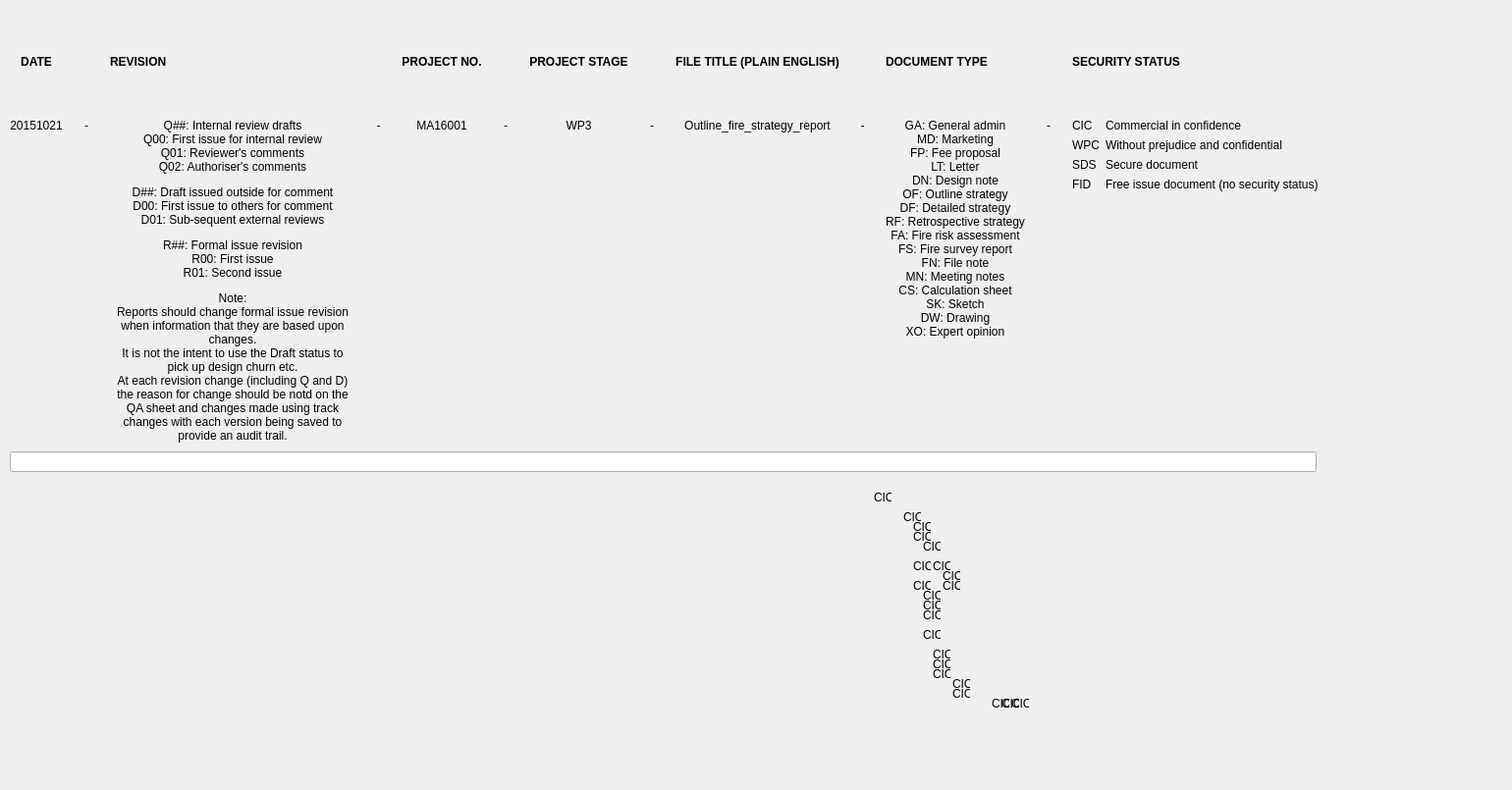
<?xml version="1.0" encoding="UTF-8"?>
<ui version="4.0">
 <class>dialog_6_1_naming_convention</class>
 <widget class="QDialog" name="dialog_6_1_naming_convention">
  <property name="geometry">
   <rect>
    <x>0</x>
    <y>0</y>
    <width>1540</width>
    <height>805</height>
   </rect>
  </property>
  <property name="windowTitle">
   <string>OFR Naming Convention</string>
  </property>
  <widget class="QWidget" name="gridLayoutWidget">
   <property name="geometry">
    <rect>
     <x>10</x>
     <y>10</y>
     <width>1333</width>
     <height>441</height>
    </rect>
   </property>
   <layout class="QGridLayout" name="gridLayout">
    <item row="0" column="2">
     <widget class="QLabel" name="label_15">
      <property name="font">
       <font>
        <weight>75</weight>
        <bold>true</bold>
       </font>
      </property>
      <property name="text">
       <string>REVISION</string>
      </property>
      <property name="textFormat">
       <enum>Qt::PlainText</enum>
      </property>
     </widget>
    </item>
    <item row="1" column="9">
     <widget class="QLabel" name="label_13">
      <property name="text">
       <string>-</string>
      </property>
      <property name="alignment">
       <set>Qt::AlignHCenter|Qt::AlignTop</set>
      </property>
     </widget>
    </item>
    <item row="1" column="10">
     <widget class="QLabel" name="label_6">
      <property name="text">
       <string>GA: General admin
MD: Marketing
FP: Fee proposal
LT: Letter
DN: Design note
OF: Outline strategy
DF: Detailed strategy
RF: Retrospective strategy
FA: Fire risk assessment
FS: Fire survey report
FN: File note
MN: Meeting notes
CS: Calculation sheet
SK: Sketch
DW: Drawing
XO: Expert opinion</string>
      </property>
      <property name="alignment">
       <set>Qt::AlignHCenter|Qt::AlignTop</set>
      </property>
     </widget>
    </item>
    <item row="0" column="12">
     <widget class="QLabel" name="label_20">
      <property name="font">
       <font>
        <weight>75</weight>
        <bold>true</bold>
       </font>
      </property>
      <property name="text">
       <string>SECURITY STATUS</string>
      </property>
      <property name="textFormat">
       <enum>Qt::PlainText</enum>
      </property>
     </widget>
    </item>
    <item row="1" column="6">
     <widget class="QLabel" name="label_4">
      <property name="text">
       <string>WP3</string>
      </property>
      <property name="alignment">
       <set>Qt::AlignHCenter|Qt::AlignTop</set>
      </property>
     </widget>
    </item>
    <item row="1" column="3">
     <widget class="QLabel" name="label_9">
      <property name="text">
       <string>-</string>
      </property>
      <property name="alignment">
       <set>Qt::AlignHCenter|Qt::AlignTop</set>
      </property>
     </widget>
    </item>
    <item row="0" column="8">
     <widget class="QLabel" name="label_18">
      <property name="font">
       <font>
        <weight>75</weight>
        <bold>true</bold>
       </font>
      </property>
      <property name="text">
       <string>FILE TITLE (PLAIN ENGLISH)</string>
      </property>
      <property name="textFormat">
       <enum>Qt::PlainText</enum>
      </property>
      <property name="alignment">
       <set>Qt::AlignCenter</set>
      </property>
     </widget>
    </item>
    <item row="0" column="0">
     <widget class="QLabel" name="label_16">
      <property name="font">
       <font>
        <weight>75</weight>
        <bold>true</bold>
       </font>
      </property>
      <property name="text">
       <string>DATE</string>
      </property>
      <property name="textFormat">
       <enum>Qt::PlainText</enum>
      </property>
      <property name="alignment">
       <set>Qt::AlignCenter</set>
      </property>
     </widget>
    </item>
    <item row="0" column="4">
     <widget class="QLabel" name="label_14">
      <property name="font">
       <font>
        <weight>75</weight>
        <bold>true</bold>
       </font>
      </property>
      <property name="text">
       <string>PROJECT NO.</string>
      </property>
      <property name="textFormat">
       <enum>Qt::PlainText</enum>
      </property>
      <property name="alignment">
       <set>Qt::AlignCenter</set>
      </property>
     </widget>
    </item>
    <item row="0" column="6">
     <widget class="QLabel" name="label_17">
      <property name="font">
       <font>
        <weight>75</weight>
        <bold>true</bold>
       </font>
      </property>
      <property name="text">
       <string>PROJECT STAGE</string>
      </property>
      <property name="textFormat">
       <enum>Qt::PlainText</enum>
      </property>
      <property name="alignment">
       <set>Qt::AlignCenter</set>
      </property>
     </widget>
    </item>
    <item row="1" column="5">
     <widget class="QLabel" name="label_10">
      <property name="text">
       <string>-</string>
      </property>
      <property name="alignment">
       <set>Qt::AlignHCenter|Qt::AlignTop</set>
      </property>
     </widget>
    </item>
    <item row="1" column="11">
     <widget class="QLabel" name="label_12">
      <property name="text">
       <string>-</string>
      </property>
      <property name="alignment">
       <set>Qt::AlignHCenter|Qt::AlignTop</set>
      </property>
     </widget>
    </item>
    <item row="1" column="1">
     <widget class="QLabel" name="label_8">
      <property name="text">
       <string>-</string>
      </property>
      <property name="alignment">
       <set>Qt::AlignHCenter|Qt::AlignTop</set>
      </property>
     </widget>
    </item>
    <item row="0" column="10">
     <widget class="QLabel" name="label_19">
      <property name="font">
       <font>
        <weight>75</weight>
        <bold>true</bold>
       </font>
      </property>
      <property name="text">
       <string>DOCUMENT TYPE</string>
      </property>
      <property name="textFormat">
       <enum>Qt::PlainText</enum>
      </property>
     </widget>
    </item>
    <item row="1" column="0">
     <widget class="QLabel" name="label">
      <property name="sizePolicy">
       <sizepolicy hsizetype="Minimum" vsizetype="Minimum">
        <horstretch>0</horstretch>
        <verstretch>0</verstretch>
       </sizepolicy>
      </property>
      <property name="text">
       <string>20151021</string>
      </property>
      <property name="alignment">
       <set>Qt::AlignHCenter|Qt::AlignTop</set>
      </property>
     </widget>
    </item>
    <item row="1" column="7">
     <widget class="QLabel" name="label_11">
      <property name="text">
       <string>-</string>
      </property>
      <property name="alignment">
       <set>Qt::AlignHCenter|Qt::AlignTop</set>
      </property>
     </widget>
    </item>
    <item row="1" column="8">
     <widget class="QLabel" name="label_5">
      <property name="text">
       <string>Outline_fire_strategy_report</string>
      </property>
      <property name="alignment">
       <set>Qt::AlignHCenter|Qt::AlignTop</set>
      </property>
     </widget>
    </item>
    <item row="1" column="4">
     <widget class="QLabel" name="label_3">
      <property name="text">
       <string>MA16001</string>
      </property>
      <property name="alignment">
       <set>Qt::AlignHCenter|Qt::AlignTop</set>
      </property>
     </widget>
    </item>
    <item row="1" column="2">
     <widget class="QLabel" name="label_2">
      <property name="minimumSize">
       <size>
        <width>250</width>
        <height>0</height>
       </size>
      </property>
      <property name="maximumSize">
       <size>
        <width>250</width>
        <height>600</height>
       </size>
      </property>
      <property name="text">
       <string>&lt;html&gt;&lt;head/&gt;&lt;body&gt;&lt;p&gt;Q##: Internal review drafts&lt;br/&gt;Q00: First issue for internal review&lt;br/&gt;Q01: Reviewer's comments&lt;br/&gt;Q02: Authoriser's comments&lt;/p&gt;&lt;p&gt;D##: Draft issued outside for comment&lt;br/&gt;D00: First issue to others for comment&lt;br/&gt;D01: Sub-sequent external reviews&lt;/p&gt;&lt;p&gt;R##: Formal issue revision&lt;br/&gt;R00: First issue&lt;br/&gt;R01: Second issue&lt;/p&gt;&lt;p&gt;Note:&lt;br/&gt;Reports should change formal issue revision when information that they are based upon changes.&lt;br/&gt;It is not the intent to use the Draft status to pick up design churn etc.&lt;br/&gt;At each revision change (including Q and D) the reason for change should be notd on the QA sheet and changes made using track changes with each version being saved to provide an audit trail.&lt;/p&gt;&lt;/body&gt;&lt;/html&gt;</string>
      </property>
      <property name="alignment">
       <set>Qt::AlignHCenter|Qt::AlignTop</set>
      </property>
      <property name="wordWrap">
       <bool>true</bool>
      </property>
     </widget>
    </item>
    <item row="1" column="12">
     <layout class="QFormLayout" name="formLayout_2">
      <item row="0" column="0">
       <widget class="QLabel" name="label_22">
        <property name="text">
         <string>&lt;html&gt;&lt;head/&gt;&lt;body&gt;&lt;p&gt;CIC&lt;/p&gt;&lt;/body&gt;&lt;/html&gt;</string>
        </property>
        <property name="alignment">
         <set>Qt::AlignLeading|Qt::AlignLeft|Qt::AlignTop</set>
        </property>
       </widget>
      </item>
      <item row="0" column="1">
       <widget class="QLabel" name="label_29">
        <property name="text">
         <string>&lt;html&gt;&lt;head/&gt;&lt;body&gt;&lt;p&gt;Commercial in confidence&lt;/p&gt;&lt;/body&gt;&lt;/html&gt;</string>
        </property>
        <property name="alignment">
         <set>Qt::AlignLeading|Qt::AlignLeft|Qt::AlignTop</set>
        </property>
       </widget>
      </item>
      <item row="1" column="0">
       <widget class="QLabel" name="label_28">
        <property name="text">
         <string>&lt;html&gt;&lt;head/&gt;&lt;body&gt;&lt;p&gt;WPC&lt;/p&gt;&lt;/body&gt;&lt;/html&gt;</string>
        </property>
        <property name="alignment">
         <set>Qt::AlignLeading|Qt::AlignLeft|Qt::AlignTop</set>
        </property>
       </widget>
      </item>
      <item row="1" column="1">
       <widget class="QLabel" name="label_27">
        <property name="text">
         <string>&lt;html&gt;&lt;head/&gt;&lt;body&gt;&lt;p&gt;Without prejudice and confidential&lt;/p&gt;&lt;/body&gt;&lt;/html&gt;</string>
        </property>
        <property name="alignment">
         <set>Qt::AlignLeading|Qt::AlignLeft|Qt::AlignTop</set>
        </property>
       </widget>
      </item>
      <item row="2" column="0">
       <widget class="QLabel" name="label_26">
        <property name="text">
         <string>&lt;html&gt;&lt;head/&gt;&lt;body&gt;&lt;p&gt;SDS&lt;/p&gt;&lt;/body&gt;&lt;/html&gt;</string>
        </property>
        <property name="alignment">
         <set>Qt::AlignLeading|Qt::AlignLeft|Qt::AlignTop</set>
        </property>
       </widget>
      </item>
      <item row="2" column="1">
       <widget class="QLabel" name="label_25">
        <property name="text">
         <string>&lt;html&gt;&lt;head/&gt;&lt;body&gt;&lt;p&gt;Secure document&lt;/p&gt;&lt;/body&gt;&lt;/html&gt;</string>
        </property>
        <property name="alignment">
         <set>Qt::AlignLeading|Qt::AlignLeft|Qt::AlignTop</set>
        </property>
       </widget>
      </item>
      <item row="3" column="0">
       <widget class="QLabel" name="label_24">
        <property name="text">
         <string>&lt;html&gt;&lt;head/&gt;&lt;body&gt;&lt;p&gt;FID&lt;/p&gt;&lt;/body&gt;&lt;/html&gt;</string>
        </property>
        <property name="alignment">
         <set>Qt::AlignLeading|Qt::AlignLeft|Qt::AlignTop</set>
        </property>
       </widget>
      </item>
      <item row="3" column="1">
       <widget class="QLabel" name="label_23">
        <property name="text">
         <string>&lt;html&gt;&lt;head/&gt;&lt;body&gt;&lt;p&gt;Free issue document (no security status)&lt;/p&gt;&lt;/body&gt;&lt;/html&gt;</string>
        </property>
        <property name="alignment">
         <set>Qt::AlignLeading|Qt::AlignLeft|Qt::AlignTop</set>
        </property>
       </widget>
      </item>
     </layout>
    </item>
   </layout>
  </widget>
  <widget class="QLineEdit" name="lineEdit">
   <property name="geometry">
    <rect>
     <x>10</x>
     <y>460</y>
     <width>1331</width>
     <height>21</height>
    </rect>
   </property>
  </widget>
  <widget class="QWidget" name="gridLayoutWidget_2">
   <property name="geometry">
    <rect>
     <x>1050</x>
     <y>510</y>
     <width>160</width>
     <height>80</height>
    </rect>
   </property>
   <layout class="QGridLayout" name="gridLayout_2"/>
  </widget>
  <widget class="QLabel" name="label_30">
   <property name="geometry">
    <rect>
     <x>890</x>
     <y>500</y>
     <width>18</width>
     <height>14</height>
    </rect>
   </property>
   <property name="text">
    <string>&lt;html&gt;&lt;head/&gt;&lt;body&gt;&lt;p&gt;CIC&lt;/p&gt;&lt;/body&gt;&lt;/html&gt;</string>
   </property>
   <property name="alignment">
    <set>Qt::AlignLeading|Qt::AlignLeft|Qt::AlignTop</set>
   </property>
  </widget>
  <widget class="QLabel" name="label_31">
   <property name="geometry">
    <rect>
     <x>920</x>
     <y>520</y>
     <width>18</width>
     <height>14</height>
    </rect>
   </property>
   <property name="text">
    <string>&lt;html&gt;&lt;head/&gt;&lt;body&gt;&lt;p&gt;CIC&lt;/p&gt;&lt;/body&gt;&lt;/html&gt;</string>
   </property>
   <property name="alignment">
    <set>Qt::AlignLeading|Qt::AlignLeft|Qt::AlignTop</set>
   </property>
  </widget>
  <widget class="QLabel" name="label_32">
   <property name="geometry">
    <rect>
     <x>930</x>
     <y>530</y>
     <width>18</width>
     <height>14</height>
    </rect>
   </property>
   <property name="text">
    <string>&lt;html&gt;&lt;head/&gt;&lt;body&gt;&lt;p&gt;CIC&lt;/p&gt;&lt;/body&gt;&lt;/html&gt;</string>
   </property>
   <property name="alignment">
    <set>Qt::AlignLeading|Qt::AlignLeft|Qt::AlignTop</set>
   </property>
  </widget>
  <widget class="QLabel" name="label_33">
   <property name="geometry">
    <rect>
     <x>930</x>
     <y>540</y>
     <width>18</width>
     <height>14</height>
    </rect>
   </property>
   <property name="text">
    <string>&lt;html&gt;&lt;head/&gt;&lt;body&gt;&lt;p&gt;CIC&lt;/p&gt;&lt;/body&gt;&lt;/html&gt;</string>
   </property>
   <property name="alignment">
    <set>Qt::AlignLeading|Qt::AlignLeft|Qt::AlignTop</set>
   </property>
  </widget>
  <widget class="QLabel" name="label_34">
   <property name="geometry">
    <rect>
     <x>940</x>
     <y>550</y>
     <width>18</width>
     <height>14</height>
    </rect>
   </property>
   <property name="text">
    <string>&lt;html&gt;&lt;head/&gt;&lt;body&gt;&lt;p&gt;CIC&lt;/p&gt;&lt;/body&gt;&lt;/html&gt;</string>
   </property>
   <property name="alignment">
    <set>Qt::AlignLeading|Qt::AlignLeft|Qt::AlignTop</set>
   </property>
  </widget>
  <widget class="QLabel" name="label_36">
   <property name="geometry">
    <rect>
     <x>950</x>
     <y>570</y>
     <width>18</width>
     <height>14</height>
    </rect>
   </property>
   <property name="text">
    <string>&lt;html&gt;&lt;head/&gt;&lt;body&gt;&lt;p&gt;CIC&lt;/p&gt;&lt;/body&gt;&lt;/html&gt;</string>
   </property>
   <property name="alignment">
    <set>Qt::AlignLeading|Qt::AlignLeft|Qt::AlignTop</set>
   </property>
  </widget>
  <widget class="QLabel" name="label_37">
   <property name="geometry">
    <rect>
     <x>960</x>
     <y>580</y>
     <width>18</width>
     <height>14</height>
    </rect>
   </property>
   <property name="text">
    <string>&lt;html&gt;&lt;head/&gt;&lt;body&gt;&lt;p&gt;CIC&lt;/p&gt;&lt;/body&gt;&lt;/html&gt;</string>
   </property>
   <property name="alignment">
    <set>Qt::AlignLeading|Qt::AlignLeft|Qt::AlignTop</set>
   </property>
  </widget>
  <widget class="QLabel" name="label_38">
   <property name="geometry">
    <rect>
     <x>960</x>
     <y>590</y>
     <width>18</width>
     <height>14</height>
    </rect>
   </property>
   <property name="text">
    <string>&lt;html&gt;&lt;head/&gt;&lt;body&gt;&lt;p&gt;CIC&lt;/p&gt;&lt;/body&gt;&lt;/html&gt;</string>
   </property>
   <property name="alignment">
    <set>Qt::AlignLeading|Qt::AlignLeft|Qt::AlignTop</set>
   </property>
  </widget>
  <widget class="QLabel" name="label_39">
   <property name="geometry">
    <rect>
     <x>930</x>
     <y>570</y>
     <width>18</width>
     <height>14</height>
    </rect>
   </property>
   <property name="text">
    <string>&lt;html&gt;&lt;head/&gt;&lt;body&gt;&lt;p&gt;CIC&lt;/p&gt;&lt;/body&gt;&lt;/html&gt;</string>
   </property>
   <property name="alignment">
    <set>Qt::AlignLeading|Qt::AlignLeft|Qt::AlignTop</set>
   </property>
  </widget>
  <widget class="QLabel" name="label_40">
   <property name="geometry">
    <rect>
     <x>930</x>
     <y>590</y>
     <width>18</width>
     <height>14</height>
    </rect>
   </property>
   <property name="text">
    <string>&lt;html&gt;&lt;head/&gt;&lt;body&gt;&lt;p&gt;CIC&lt;/p&gt;&lt;/body&gt;&lt;/html&gt;</string>
   </property>
   <property name="alignment">
    <set>Qt::AlignLeading|Qt::AlignLeft|Qt::AlignTop</set>
   </property>
  </widget>
  <widget class="QLabel" name="label_41">
   <property name="geometry">
    <rect>
     <x>940</x>
     <y>600</y>
     <width>18</width>
     <height>14</height>
    </rect>
   </property>
   <property name="text">
    <string>&lt;html&gt;&lt;head/&gt;&lt;body&gt;&lt;p&gt;CIC&lt;/p&gt;&lt;/body&gt;&lt;/html&gt;</string>
   </property>
   <property name="alignment">
    <set>Qt::AlignLeading|Qt::AlignLeft|Qt::AlignTop</set>
   </property>
  </widget>
  <widget class="QLabel" name="label_42">
   <property name="geometry">
    <rect>
     <x>940</x>
     <y>610</y>
     <width>18</width>
     <height>14</height>
    </rect>
   </property>
   <property name="text">
    <string>&lt;html&gt;&lt;head/&gt;&lt;body&gt;&lt;p&gt;CIC&lt;/p&gt;&lt;/body&gt;&lt;/html&gt;</string>
   </property>
   <property name="alignment">
    <set>Qt::AlignLeading|Qt::AlignLeft|Qt::AlignTop</set>
   </property>
  </widget>
  <widget class="QLabel" name="label_43">
   <property name="geometry">
    <rect>
     <x>940</x>
     <y>620</y>
     <width>18</width>
     <height>14</height>
    </rect>
   </property>
   <property name="text">
    <string>&lt;html&gt;&lt;head/&gt;&lt;body&gt;&lt;p&gt;CIC&lt;/p&gt;&lt;/body&gt;&lt;/html&gt;</string>
   </property>
   <property name="alignment">
    <set>Qt::AlignLeading|Qt::AlignLeft|Qt::AlignTop</set>
   </property>
  </widget>
  <widget class="QLabel" name="label_44">
   <property name="geometry">
    <rect>
     <x>940</x>
     <y>640</y>
     <width>18</width>
     <height>14</height>
    </rect>
   </property>
   <property name="text">
    <string>&lt;html&gt;&lt;head/&gt;&lt;body&gt;&lt;p&gt;CIC&lt;/p&gt;&lt;/body&gt;&lt;/html&gt;</string>
   </property>
   <property name="alignment">
    <set>Qt::AlignLeading|Qt::AlignLeft|Qt::AlignTop</set>
   </property>
  </widget>
  <widget class="QLabel" name="label_45">
   <property name="geometry">
    <rect>
     <x>950</x>
     <y>660</y>
     <width>18</width>
     <height>14</height>
    </rect>
   </property>
   <property name="text">
    <string>&lt;html&gt;&lt;head/&gt;&lt;body&gt;&lt;p&gt;CIC&lt;/p&gt;&lt;/body&gt;&lt;/html&gt;</string>
   </property>
   <property name="alignment">
    <set>Qt::AlignLeading|Qt::AlignLeft|Qt::AlignTop</set>
   </property>
  </widget>
  <widget class="QLabel" name="label_46">
   <property name="geometry">
    <rect>
     <x>950</x>
     <y>670</y>
     <width>18</width>
     <height>14</height>
    </rect>
   </property>
   <property name="text">
    <string>&lt;html&gt;&lt;head/&gt;&lt;body&gt;&lt;p&gt;CIC&lt;/p&gt;&lt;/body&gt;&lt;/html&gt;</string>
   </property>
   <property name="alignment">
    <set>Qt::AlignLeading|Qt::AlignLeft|Qt::AlignTop</set>
   </property>
  </widget>
  <widget class="QLabel" name="label_47">
   <property name="geometry">
    <rect>
     <x>950</x>
     <y>680</y>
     <width>18</width>
     <height>14</height>
    </rect>
   </property>
   <property name="text">
    <string>&lt;html&gt;&lt;head/&gt;&lt;body&gt;&lt;p&gt;CIC&lt;/p&gt;&lt;/body&gt;&lt;/html&gt;</string>
   </property>
   <property name="alignment">
    <set>Qt::AlignLeading|Qt::AlignLeft|Qt::AlignTop</set>
   </property>
  </widget>
  <widget class="QLabel" name="label_48">
   <property name="geometry">
    <rect>
     <x>970</x>
     <y>690</y>
     <width>18</width>
     <height>14</height>
    </rect>
   </property>
   <property name="text">
    <string>&lt;html&gt;&lt;head/&gt;&lt;body&gt;&lt;p&gt;CIC&lt;/p&gt;&lt;/body&gt;&lt;/html&gt;</string>
   </property>
   <property name="alignment">
    <set>Qt::AlignLeading|Qt::AlignLeft|Qt::AlignTop</set>
   </property>
  </widget>
  <widget class="QLabel" name="label_49">
   <property name="geometry">
    <rect>
     <x>970</x>
     <y>700</y>
     <width>18</width>
     <height>14</height>
    </rect>
   </property>
   <property name="text">
    <string>&lt;html&gt;&lt;head/&gt;&lt;body&gt;&lt;p&gt;CIC&lt;/p&gt;&lt;/body&gt;&lt;/html&gt;</string>
   </property>
   <property name="alignment">
    <set>Qt::AlignLeading|Qt::AlignLeft|Qt::AlignTop</set>
   </property>
  </widget>
  <widget class="QLabel" name="label_50">
   <property name="geometry">
    <rect>
     <x>1010</x>
     <y>710</y>
     <width>18</width>
     <height>14</height>
    </rect>
   </property>
   <property name="text">
    <string>&lt;html&gt;&lt;head/&gt;&lt;body&gt;&lt;p&gt;CIC&lt;/p&gt;&lt;/body&gt;&lt;/html&gt;</string>
   </property>
   <property name="alignment">
    <set>Qt::AlignLeading|Qt::AlignLeft|Qt::AlignTop</set>
   </property>
  </widget>
  <widget class="QLabel" name="label_51">
   <property name="geometry">
    <rect>
     <x>1020</x>
     <y>710</y>
     <width>18</width>
     <height>14</height>
    </rect>
   </property>
   <property name="text">
    <string>&lt;html&gt;&lt;head/&gt;&lt;body&gt;&lt;p&gt;CIC&lt;/p&gt;&lt;/body&gt;&lt;/html&gt;</string>
   </property>
   <property name="alignment">
    <set>Qt::AlignLeading|Qt::AlignLeft|Qt::AlignTop</set>
   </property>
  </widget>
  <widget class="QLabel" name="label_52">
   <property name="geometry">
    <rect>
     <x>1030</x>
     <y>710</y>
     <width>18</width>
     <height>14</height>
    </rect>
   </property>
   <property name="text">
    <string>&lt;html&gt;&lt;head/&gt;&lt;body&gt;&lt;p&gt;CIC&lt;/p&gt;&lt;/body&gt;&lt;/html&gt;</string>
   </property>
   <property name="alignment">
    <set>Qt::AlignLeading|Qt::AlignLeft|Qt::AlignTop</set>
   </property>
  </widget>
 </widget>
 <resources/>
 <connections/>
</ui>
